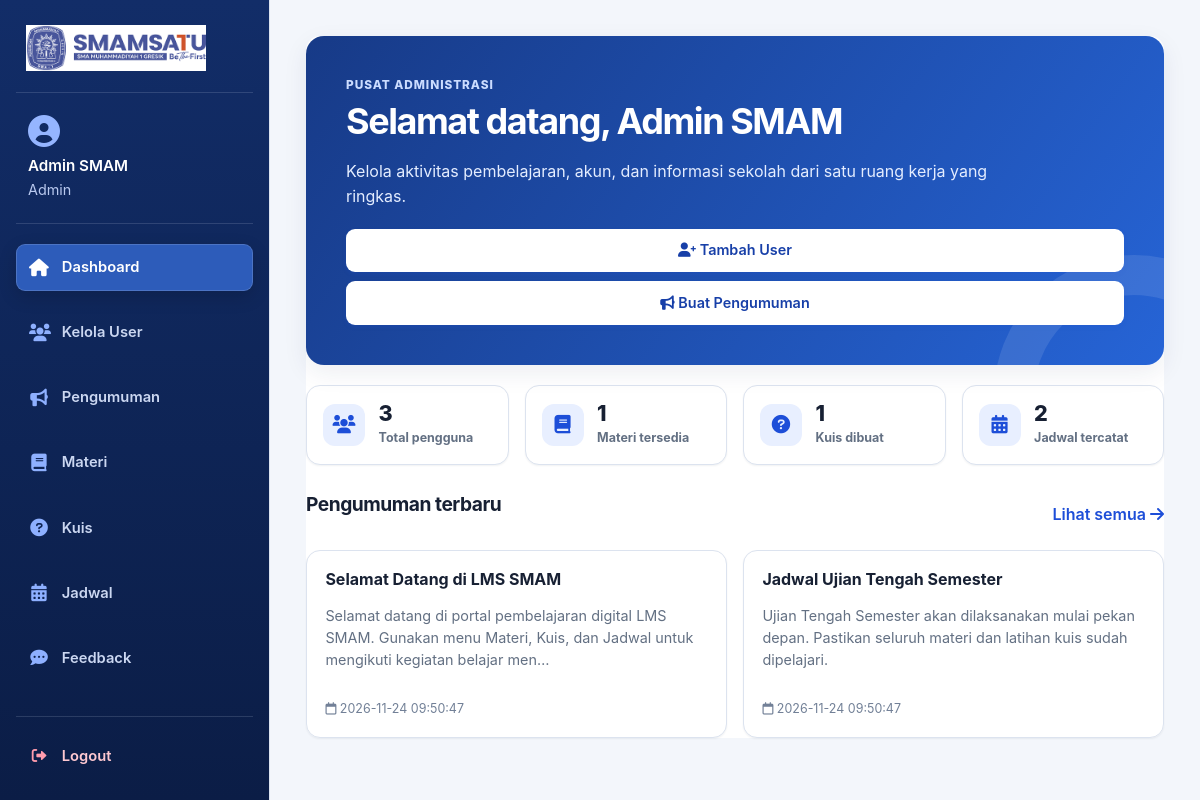
The page /dashboard/dashboard_admin.php (signed in) on the database its author committed.
### tables this page shows
CREATE TABLE IF NOT EXISTS announcements (
    id INT AUTO_INCREMENT PRIMARY KEY,
    title VARCHAR(255) NOT NULL,
    body TEXT NOT NULL,
    created_by INT NOT NULL,
    created_at TIMESTAMP DEFAULT CURRENT_TIMESTAMP,
    FOREIGN KEY (created_by) REFERENCES users(id) ON DELETE CASCADE
);

### dashboard/dashboard_admin.php (the view, shortened to what this page needs)
<?php
require '../includes/db.php';
try {
    $stmt = $pdo->query("SELECT title, body, created_at FROM announcements ORDER BY created_at DESC LIMIT 3");
    $announcements = $stmt->fetchAll(PDO::FETCH_ASSOC);
    $summary = [
        'users' => (int) $pdo->query("SELECT COUNT(*) FROM users")->fetchColumn(),
        'materials' => (int) $pdo->query("SELECT COUNT(*) FROM materials")->fetchColumn(),
        'quizzes' => (int) $pdo->query("SELECT COUNT(*) FROM quizzes")->fetchColumn(),
        'schedules' => (int) $pdo->query("SELECT COUNT(*) FROM schedules")->fetchColumn(),
    ];
} catch (PDOException $e) {
    die("Database error: " . htmlspecialchars($e->getMessage()));
}
?>
<!DOCTYPE html>
<html lang="id">
<head>
    <link rel="stylesheet" href="https://cdnjs.cloudflare.com/ajax/libs/font-awesome/6.0.0-beta3/css/all.min.css">
    <link rel="stylesheet" href="../assets/css/style.css">
</head>
<body class="app-layout">
    <?php include '../layout/sidebar.php'; ?>
    <main class="main-content">
        <div class="container">
            <section class="dashboard-hero">
                <span class="page-header__eyebrow" style="color:#cbdcff">Pusat Administrasi</span>
                <h1>Selamat datang, <?= htmlspecialchars($_SESSION['name']) ?></h1>
                <p>Kelola aktivitas pembelajaran, akun, dan informasi sekolah dari satu ruang kerja yang ringkas.</p>
                <div class="hero-actions">
                    <a class="btn" href="../users/add.php"><i class="fas fa-user-plus"></i> Tambah User</a>
                    <a class="btn" href="../announcements/add.php"><i class="fas fa-bullhorn"></i> Buat Pengumuman</a>
                </div>
            </section>
            <section class="stats-grid" aria-label="Ringkasan platform">
                <article class="stat-card"><span class="stat-card__icon"><i class="fas fa-users"></i></span><div><strong class="stat-card__value"><?= $summary['users'] ?></strong><span class="stat-card__label">Total pengguna</span></div></article>
                <article class="stat-card"><span class="stat-card__icon"><i class="fas fa-book"></i></span><div><strong class="stat-card__value"><?= $summary['materials'] ?></strong><span class="stat-card__label">Materi tersedia</span></div></article>
                <article class="stat-card"><span class="stat-card__icon"><i class="fas fa-question-circle"></i></span><div><strong class="stat-card__value"><?= $summary['quizzes'] ?></strong><span class="stat-card__label">Kuis dibuat</span></div></article>
                <article class="stat-card"><span class="stat-card__icon"><i class="fas fa-calendar-alt"></i></span><div><strong class="stat-card__value"><?= $summary['schedules'] ?></strong><span class="stat-card__label">Jadwal tercatat</span></div></article>
            </section>
            <section class="news-section">
                <div class="section-heading"><h2>Pengumuman terbaru</h2><a href="../announcements/list.php">Lihat semua <i class="fas fa-arrow-right"></i></a></div>
                <div class="news-grid">
                    <?php if (empty($announcements)): ?>
                        <div class="news-card"><div class="news-content"><h3>Belum ada pengumuman</h3><p>Buat pengumuman pertama untuk menyampaikan informasi kepada warga sekolah.</p></div></div>
                    <?php else: ?>
                        <?php foreach ($announcements as $announcement): ?>
                            <article class="news-card"><div class="news-content"><h3><?= htmlspecialchars($announcement['title']) ?></h3><p><?= htmlspecialchars(substr($announcement['body'], 0, 130) . (strlen($announcement['body']) > 130 ? '…' : '')) ?></p></div><span class="news-meta"><i class="far fa-calendar"></i> <?= htmlspecialchars($announcement['created_at']) ?></span></article>
                        <?php endforeach; ?>
                    <?php endif; ?>
                </div>
            </section>
        </div>
    </main>
</body>
</html>

### rows shown on the page
announcements: title "Selamat Datang di LMS SMAM", body "Selamat datang di portal pembelajaran digital LMS SMAM. Gunakan menu Materi, Kuis, dan Jadwal untuk mengikuti kegiatan belajar men…", created_at "2026-11-24 09:50:47"
announcements: title "Jadwal Ujian Tengah Semester", body "Ujian Tengah Semester akan dilaksanakan mulai pekan depan. Pastikan seluruh materi dan latihan kuis sudah dipelajari.", created_at "2026-11-24 09:50:47"

### other values the page prints
$_SESSION['name'] "Admin SMAM"
$_SESSION['role'] "Admin"
$label "Dashboard Kelola User Pengumuman Materi Kuis Jadwal Feedback"
$summary['users'] "3"
$summary['materials'] "1"
$summary['quizzes'] "1"
$summary['schedules'] "2"
